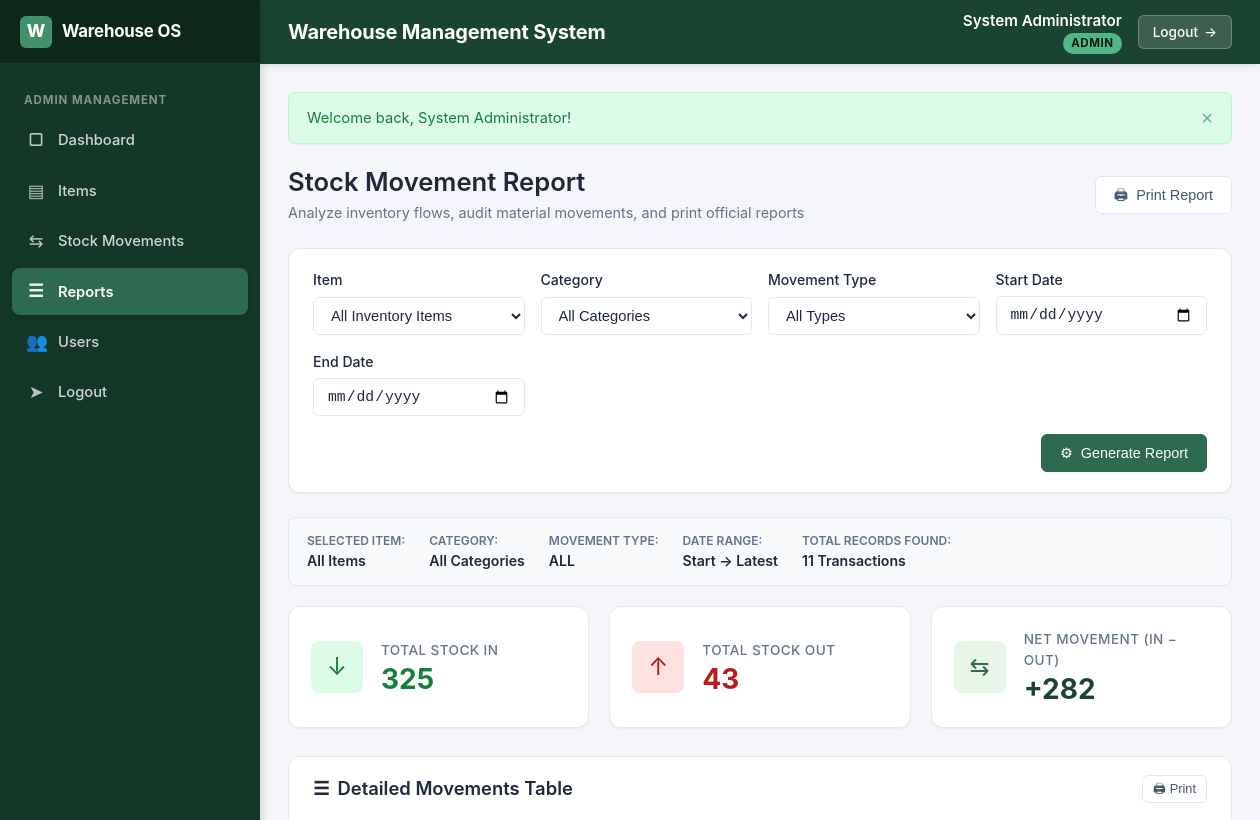
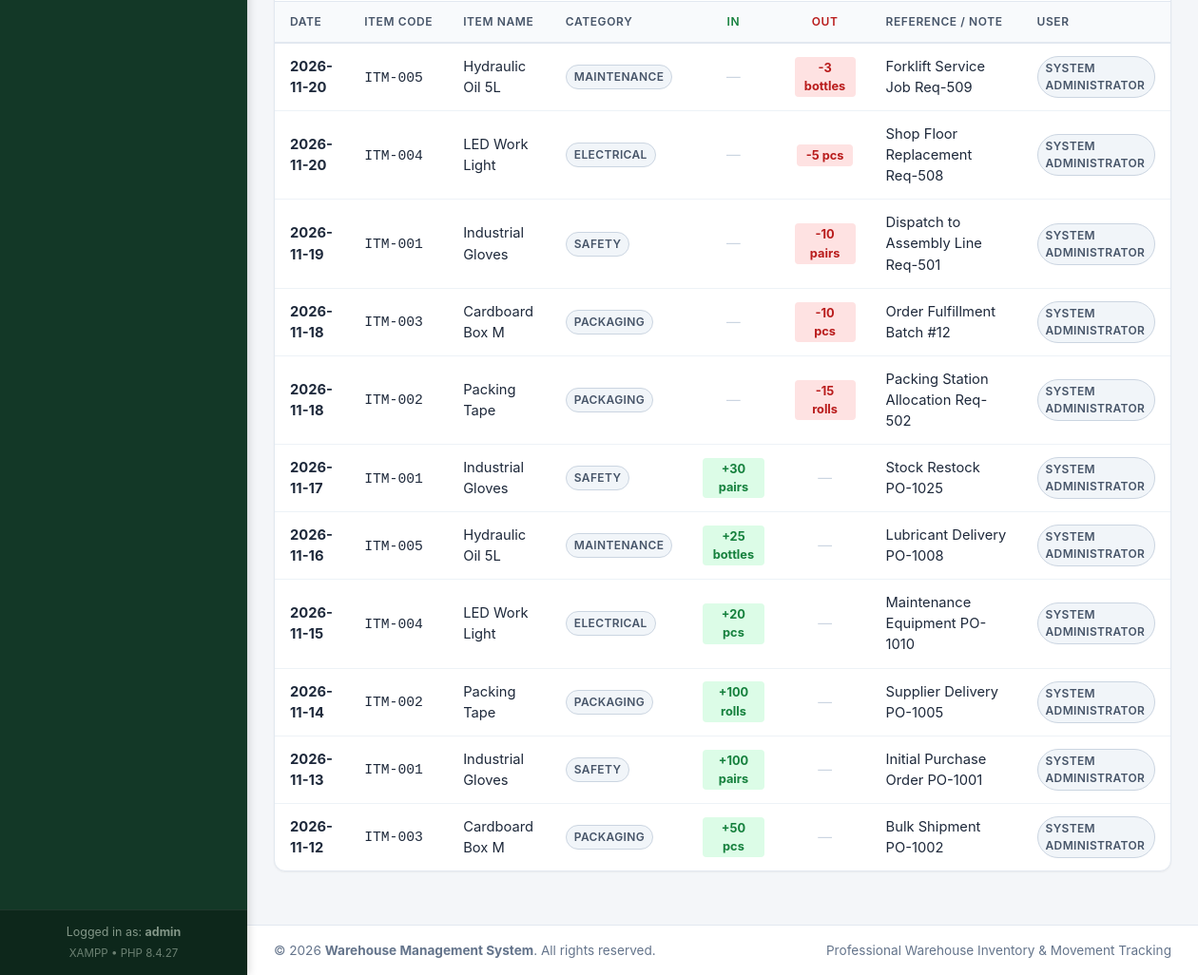
Screenshot of /admin/reports.php (signed in) with the database file from the repository (2 pictures, top to bottom).
### tables this page shows
CREATE TABLE `users` (
    `id` INT UNSIGNED NOT NULL AUTO_INCREMENT,
    `full_name` VARCHAR(100) NOT NULL,
    `username` VARCHAR(50) NOT NULL,
    `password_hash` VARCHAR(255) NOT NULL,
    `role` ENUM('admin', 'user') NOT NULL DEFAULT 'user',
    `is_active` TINYINT(1) NOT NULL DEFAULT 1,
    `created_at` TIMESTAMP NOT NULL DEFAULT CURRENT_TIMESTAMP,
    `updated_at` TIMESTAMP NOT NULL DEFAULT CURRENT_TIMESTAMP ON UPDATE CURRENT_TIMESTAMP,
    PRIMARY KEY (`id`),
    UNIQUE KEY `uk_users_username` (`username`)
);

CREATE TABLE `stock_movements` (
    `id` INT UNSIGNED NOT NULL AUTO_INCREMENT,
    `item_id` INT UNSIGNED NOT NULL,
    `movement_type` ENUM('IN', 'OUT') NOT NULL,
    `quantity` INT UNSIGNED NOT NULL,
    `movement_date` DATE NOT NULL,
    `reference_note` VARCHAR(255) DEFAULT NULL,
    `created_by` INT UNSIGNED NOT NULL,
    `created_at` TIMESTAMP NOT NULL DEFAULT CURRENT_TIMESTAMP,
    PRIMARY KEY (`id`),
    KEY `idx_sm_item_id` (`item_id`),
    KEY `idx_sm_movement_date` (`movement_date`),
    KEY `idx_sm_created_by` (`created_by`),
    CONSTRAINT `fk_sm_item` FOREIGN KEY (`item_id`) REFERENCES `items` (`id`) ON DELETE RESTRICT ON UPDATE CASCADE,
    CONSTRAINT `fk_sm_user` FOREIGN KEY (`created_by`) REFERENCES `users` (`id`) ON DELETE RESTRICT ON UPDATE CASCADE
);

CREATE TABLE `items` (
    `id` INT UNSIGNED NOT NULL AUTO_INCREMENT,
    `item_code` VARCHAR(50) NOT NULL,
    `item_name` VARCHAR(100) NOT NULL,
    `category` VARCHAR(50) NOT NULL,
    `location` VARCHAR(50) NOT NULL,
    `quantity` INT UNSIGNED NOT NULL DEFAULT 0,
    `unit` VARCHAR(20) NOT NULL,
    `reorder_level` INT UNSIGNED NOT NULL DEFAULT 0,
    `created_at` TIMESTAMP NOT NULL DEFAULT CURRENT_TIMESTAMP,
    `updated_at` TIMESTAMP NOT NULL DEFAULT CURRENT_TIMESTAMP ON UPDATE CURRENT_TIMESTAMP,
    PRIMARY KEY (`id`),
    UNIQUE KEY `uk_items_item_code` (`item_code`),
    KEY `idx_items_category` (`category`),
    KEY `idx_items_location` (`location`)
);

### includes/functions.php (called while the page is built, shortened)
<?php
function e(?string $string): string {
    return htmlspecialchars((string)($string ?? ''), ENT_QUOTES, 'UTF-8');
}
function url(string $path = ''): string {
    $base = defined('BASE_PATH') ? BASE_PATH : '';
    $path = '/' . ltrim($path, '/');
    return rtrim($base, '/') . $path;
}
function sanitize(?string $value): string {
    return trim((string)($value ?? ''));
}
function formatDate(?string $dateStr, string $format = 'Y-m-d'): string {
    $time = strtotime($dateStr);
    return $time ? date($format, $time) : '-';
}
function formatNumber(int|float $num): string {
    return number_format($num);
}
function getFlash(): ?array {
    if (isset($_SESSION['flash_message'])) {
        $flash = $_SESSION['flash_message'];
        return $flash;
    }
    return null;
}

### includes/auth.php (called while the page is built, shortened)
<?php
require_once __DIR__ . '/functions.php';
function isLoggedIn(): bool {
    return !empty($_SESSION['user_id']) && !empty($_SESSION['user_role']);
}
function getCurrentUser(): ?array {
    return [
        'id'        => (int)$_SESSION['user_id'],
        'username'  => $_SESSION['username'] ?? '',
        'full_name' => $_SESSION['full_name'] ?? '',
        'role'      => $_SESSION['user_role'] ?? '',
    ];
}

### admin/reports.php (the view, shortened to what this page needs)
<?php
require_once __DIR__ . '/../includes/init.php';
$filterItemId = (int)($_GET['item_id'] ?? 0);
$filterCategory = sanitize($_GET['category'] ?? '');
$filterType = strtoupper(sanitize($_GET['movement_type'] ?? 'ALL'));
$filterStartDate = sanitize($_GET['start_date'] ?? '');
$filterEndDate = sanitize($_GET['end_date'] ?? '');
$stmtItems = $pdo->query("SELECT id, item_code, item_name FROM items ORDER BY item_code ASC");
$itemsList = $stmtItems->fetchAll();
$sql = "
    SELECT sm.id, sm.movement_date, sm.movement_type, sm.quantity, sm.reference_note,
           i.item_code, i.item_name, i.category, i.unit,
           u.full_name AS user_name
    FROM stock_movements sm
    JOIN items i ON sm.item_id = i.id
    JOIN users u ON sm.created_by = u.id
    WHERE 1=1
";
$params = [];
$sql .= " ORDER BY sm.movement_date DESC, sm.id DESC";
$stmtReport = $pdo->prepare($sql);
$stmtReport->execute($params);
$reportRecords = $stmtReport->fetchAll();
$totalStockIn = 0;
$totalStockOut = 0;
foreach ($reportRecords as $rec) {
    if ($rec['movement_type'] === 'IN') {
        $totalStockIn += (int)$rec['quantity'];
    } elseif ($rec['movement_type'] === 'OUT') {
        $totalStockOut += (int)$rec['quantity'];
    }
}
$netMovement = $totalStockIn - $totalStockOut;
require_once __DIR__ . '/../includes/header.php';
?>
<div class="page-header no-print">
    <div class="page-title-wrap">
        <h1>Stock Movement Report</h1>
        <div class="page-subtitle">Analyze inventory flows, audit material movements, and print official reports</div>
    </div>
    <div class="page-actions">
        <button type="button" class="btn btn-secondary" onclick="window.print()">
            <span>&#128424;</span> Print Report
        </button>
    </div>
</div>
<div class="filter-card no-print">
    <form method="GET" action="<?= url('/admin/reports.php'); ?>">
        <div class="filter-grid">
            <div class="form-group" style="margin-bottom: 0;">
                <label for="reportItem" class="form-label">Item</label>
                <select id="reportItem" name="item_id" class="form-control">
                    <option value="">All Inventory Items</option>
                </select>
            </div>
            <div class="form-group" style="margin-bottom: 0;">
                <label for="reportCategory" class="form-label">Category</label>
                <select id="reportCategory" name="category" class="form-control">
                    <option value="">All Categories</option>
                </select>
            </div>
            <div class="form-group" style="margin-bottom: 0;">
                <label for="reportType" class="form-label">Movement Type</label>
                <select id="reportType" name="movement_type" class="form-control">
                    <option value="ALL" <?= ($filterType === 'ALL') ? 'selected' : ''; ?>>All Types</option>
                </select>
            </div>
            <div class="form-group" style="margin-bottom: 0;">
                <label for="reportStartDate" class="form-label">Start Date</label>
                <input type="date" id="reportStartDate" name="start_date" class="form-control" value="<?= e($filterStartDate); ?>">
            </div>
            <div class="form-group" style="margin-bottom: 0;">
                <label for="reportEndDate" class="form-label">End Date</label>
                <input type="date" id="reportEndDate" name="end_date" class="form-control" value="<?= e($filterEndDate); ?>">
            </div>
        </div>
        <div style="display: flex; justify-content: flex-end; gap: 10px; margin-top: 18px;">
            <button type="submit" class="btn btn-primary">
                <span>&#9881;</span> Generate Report
            </button>
        </div>
    </form>
</div>
<div class="report-meta-box">
    <div class="report-meta-item">
        <span class="report-meta-label">Selected Item:</span>
        <span class="report-meta-value">
            <?php
            if ($filterItemId > 0) {
                foreach ($itemsList as $it) {
                    if ((int)$it['id'] === $filterItemId) {
                        echo e($it['item_code'] . ' - ' . $it['item_name']);
                        break;
                    }
                }
            } else {
                echo 'All Items';
            }
            ?>
        </span>
    </div>
    <div class="report-meta-item">
        <span class="report-meta-label">Category:</span>
        <span class="report-meta-value"><?= !empty($filterCategory) ? e($filterCategory) : 'All Categories'; ?></span>
    </div>
    <div class="report-meta-item">
        <span class="report-meta-label">Movement Type:</span>
        <span class="report-meta-value"><?= e($filterType); ?></span>
    </div>
    <div class="report-meta-item">
        <span class="report-meta-label">Date Range:</span>
        <span class="report-meta-value">
            <?= !empty($filterStartDate) ? e($filterStartDate) : 'Start'; ?> &rarr;
            <?= !empty($filterEndDate) ? e($filterEndDate) : 'Latest'; ?>
        </span>
    </div>
    <div class="report-meta-item">
        <span class="report-meta-label">Total Records Found:</span>
        <span class="report-meta-value"><?= count($reportRecords); ?> Transactions</span>
    </div>
</div>
<div class="stats-grid" style="grid-template-columns: repeat(3, 1fr);">
    <div class="stat-card">
        <div class="stat-icon-wrap success">
            &#8595;
        </div>
        <div class="stat-details">
            <span class="stat-label">Total Stock IN</span>
            <span class="stat-value" style="color: #15803d;"><?= formatNumber($totalStockIn); ?></span>
        </div>
    </div>
    <div class="stat-card">
        <div class="stat-icon-wrap danger">
            &#8593;
        </div>
        <div class="stat-details">
            <span class="stat-label">Total Stock OUT</span>
            <span class="stat-value" style="color: #b91c1c;"><?= formatNumber($totalStockOut); ?></span>
        </div>
    </div>
    <div class="stat-card">
        <div class="stat-icon-wrap <?= ($netMovement >= 0) ? 'primary' : 'warning'; ?>">
            &#8646;
        </div>
        <div class="stat-details">
            <span class="stat-label">Net Movement (IN &minus; OUT)</span>
            <span class="stat-value" style="color: <?= ($netMovement >= 0) ? '#1b4332' : '#b45309'; ?>;">
                <?= ($netMovement > 0 ? '+' : '') . formatNumber($netMovement); ?>
            </span>
        </div>
    </div>
</div>
<div class="card-panel">
    <div class="card-header">
        <div class="card-title">
            <span>&#9776;</span> Detailed Movements Table
        </div>
        <div class="no-print">
            <button type="button" class="btn btn-sm btn-secondary" onclick="window.print()">
                <span>&#128424;</span> Print
            </button>
        </div>
    </div>
    <div class="card-body" style="padding: 0;">
        <?php if (!empty($reportRecords)): ?>
            <div class="table-responsive">
                <table class="data-table">
                    <thead>
                        <tr>
                            <th>Date</th>
                            <th>Item Code</th>
                            <th>Item Name</th>
                            <th>Category</th>
                            <th class="text-center" style="color: #15803d;">IN</th>
                            <th class="text-center" style="color: #b91c1c;">OUT</th>
                            <th>Reference / Note</th>
                            <th>User</th>
                        </tr>
                    </thead>
                    <tbody>
                        <?php foreach ($reportRecords as $row): ?>
                            <tr>
                                <td><strong><?= formatDate($row['movement_date']); ?></strong></td>
                                <td><code><?= e($row['item_code']); ?></code></td>
                                <td><?= e($row['item_name']); ?></td>
                                <td><span class="badge badge-secondary"><?= e($row['category']); ?></span></td>
                                <td class="text-center">
                                    <?php if ($row['movement_type'] === 'IN'): ?>
                                        <span class="movement-tag in">
                                            +<?= formatNumber($row['quantity']); ?> <?= e($row['unit']); ?>
                                        </span>
                                    <?php else: ?>
                                        <span style="color: #cbd5e1;">&mdash;</span>
                                    <?php endif; ?>
                                </td>
                                <td class="text-center">
                                    <?php if ($row['movement_type'] === 'OUT'): ?>
                                        <span class="movement-tag out">
                                            -<?= formatNumber($row['quantity']); ?> <?= e($row['unit']); ?>
                                        </span>
                                    <?php else: ?>
                                        <span style="color: #cbd5e1;">&mdash;</span>
                                    <?php endif; ?>
                                </td>
                                <td><?= e($row['reference_note'] ?: '-'); ?></td>
                                <td><span class="badge badge-secondary"><?= e($row['user_name']); ?></span></td>
                            </tr>
                        <?php endforeach; ?>
                    </tbody>
                </table>
            </div>
        <?php endif; ?>
    </div>
</div>
<?php require_once __DIR__ . '/../includes/footer.php'; ?>

### includes/header.php (shortened to what this page needs)
<?php
$currentUser = getCurrentUser();
?>
<!DOCTYPE html>
<html lang="en">
<head>
    <link rel="stylesheet" href="<?= url('/assets/css/style.css'); ?>">
</head>
<body>
<div class="app-layout">
    <header class="app-header">
        <div class="header-brand">
            <div class="header-title"><?= e(APP_NAME); ?></div>
        </div>
        <?php if ($currentUser): ?>
        <div class="header-user">
            <div class="user-profile-info">
                <span class="user-name"><?= e($currentUser['full_name']); ?></span>
                <span class="user-role-badge <?= e($currentUser['role']); ?>">
                    <?= e(strtoupper($currentUser['role'])); ?>
                </span>
            </div>
            <a href="<?= url('/logout.php'); ?>" class="header-logout-btn" title="Sign out of system">
                <span>Logout</span> &rarr;
            </a>
        </div>
        <?php endif; ?>
    </header>
    <?php require_once __DIR__ . '/nav.php'; ?>
    <div class="main-wrapper">
        <main class="main-content">
            <?php
            $flash = getFlash();
            if ($flash):
                $alertTypeClass = match($flash['type']) {
                    'danger', 'error' => 'alert-danger',
                    'warning'         => 'alert-warning',
                    'info'            => 'alert-info',
                    default           => 'alert-success',
                };
            ?>
            <div class="alert <?= $alertTypeClass; ?>" role="alert">
                <div class="alert-content">
                    <span><?= e($flash['text']); ?></span>
                </div>
                <button type="button" class="alert-close" aria-label="Dismiss alert">&times;</button>
            </div>
            <?php endif; ?>

### rows the page displays
users: full_name "System Administrator"
stock_movements: movement_date "2026-11-20", item.item_code "ITM-005", item.item_name "Hydraulic Oil 5L", item.category "MAINTENANCE", quantity "3", item.unit "bottles", reference_note "Forklift Service Job Req-509", created_by.full_name "SYSTEM ADMINISTRATOR"
stock_movements: movement_date "2026-11-20", item.item_code "ITM-004", item.item_name "LED Work Light", item.category "ELECTRICAL", quantity "5", item.unit "pcs", reference_note "Shop Floor Replacement Req-508", created_by.full_name "SYSTEM ADMINISTRATOR"
stock_movements: movement_date "2026-11-19", item.item_code "ITM-001", item.item_name "Industrial Gloves", item.category "SAFETY", quantity "10", item.unit "pairs", reference_note "Dispatch to Assembly Line Req-501", created_by.full_name "SYSTEM ADMINISTRATOR"
stock_movements: movement_date "2026-11-18", item.item_code "ITM-003", item.item_name "Cardboard Box M", item.category "PACKAGING", quantity "10", item.unit "pcs", reference_note "Order Fulfillment Batch #12", created_by.full_name "SYSTEM ADMINISTRATOR"
stock_movements: movement_date "2026-11-18", item.item_code "ITM-002", item.item_name "Packing Tape", item.category "PACKAGING", quantity "15", item.unit "rolls", reference_note "Packing Station Allocation Req-502", created_by.full_name "SYSTEM ADMINISTRATOR"
stock_movements: movement_date "2026-11-17", item.item_code "ITM-001", item.item_name "Industrial Gloves", item.category "SAFETY", quantity "30", item.unit "pairs", reference_note "Stock Restock PO-1025", created_by.full_name "SYSTEM ADMINISTRATOR"
stock_movements: movement_date "2026-11-16", item.item_code "ITM-005", item.item_name "Hydraulic Oil 5L", item.category "MAINTENANCE", quantity "25", item.unit "bottles", reference_note "Lubricant Delivery PO-1008", created_by.full_name "SYSTEM ADMINISTRATOR"
stock_movements: movement_date "2026-11-15", item.item_code "ITM-004", item.item_name "LED Work Light", item.category "ELECTRICAL", quantity "20", item.unit "pcs", reference_note "Maintenance Equipment PO-1010", created_by.full_name "SYSTEM ADMINISTRATOR"
stock_movements: movement_date "2026-11-14", item.item_code "ITM-002", item.item_name "Packing Tape", item.category "PACKAGING", quantity "100", item.unit "rolls", reference_note "Supplier Delivery PO-1005", created_by.full_name "SYSTEM ADMINISTRATOR"
stock_movements: movement_date "2026-11-13", item.item_code "ITM-001", item.item_name "Industrial Gloves", item.category "SAFETY", quantity "100", item.unit "pairs", reference_note "Initial Purchase Order PO-1001", created_by.full_name "SYSTEM ADMINISTRATOR"
stock_movements: movement_date "2026-11-12", item.item_code "ITM-003", item.item_name "Cardboard Box M", item.category "PACKAGING", quantity "50", item.unit "pcs", reference_note "Bulk Shipment PO-1002", created_by.full_name "SYSTEM ADMINISTRATOR"

### other values shown
APP_NAME "Warehouse Management System"
$currentUser['role'] "ADMIN"
$currentUser['username'] "admin"
phpversion() "8.4.27"
$flash['text'] "Welcome back, System Administrator!"
$filterType "ALL"
count($reportRecords) "11"
formatNumber($totalStockIn) "325"
formatNumber($totalStockOut) "43"
formatNumber($netMovement) "282"
